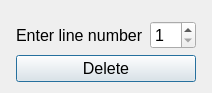
<?xml version="1.0" encoding="UTF-8"?>
<ui version="4.0">
 <class>DialogDel</class>
 <widget class="QDialog" name="DialogDel">
  <property name="geometry">
   <rect>
    <x>0</x>
    <y>0</y>
    <width>212</width>
    <height>93</height>
   </rect>
  </property>
  <property name="windowTitle">
   <string>Dialog</string>
  </property>
  <layout class="QGridLayout" name="gridLayout">
   <item row="1" column="1" colspan="2">
    <layout class="QHBoxLayout" name="horizontalLayout">
     <item>
      <widget class="QLabel" name="label_EnterLineNum">
       <property name="font">
        <font>
         <pointsize>12</pointsize>
        </font>
       </property>
       <property name="text">
        <string>Enter line number</string>
       </property>
      </widget>
     </item>
     <item>
      <widget class="QSpinBox" name="spinBox">
       <property name="font">
        <font>
         <pointsize>12</pointsize>
        </font>
       </property>
       <property name="minimum">
        <number>1</number>
       </property>
       <property name="value">
        <number>1</number>
       </property>
      </widget>
     </item>
    </layout>
   </item>
   <item row="1" column="0">
    <spacer name="horizontalSpacer">
     <property name="orientation">
      <enum>Qt::Horizontal</enum>
     </property>
     <property name="sizeHint" stdset="0">
      <size>
       <width>0</width>
       <height>20</height>
      </size>
     </property>
    </spacer>
   </item>
   <item row="1" column="3">
    <spacer name="horizontalSpacer_2">
     <property name="orientation">
      <enum>Qt::Horizontal</enum>
     </property>
     <property name="sizeHint" stdset="0">
      <size>
       <width>0</width>
       <height>20</height>
      </size>
     </property>
    </spacer>
   </item>
   <item row="0" column="2">
    <spacer name="verticalSpacer_2">
     <property name="orientation">
      <enum>Qt::Vertical</enum>
     </property>
     <property name="sizeHint" stdset="0">
      <size>
       <width>20</width>
       <height>150</height>
      </size>
     </property>
    </spacer>
   </item>
   <item row="2" column="1">
    <spacer name="verticalSpacer">
     <property name="orientation">
      <enum>Qt::Vertical</enum>
     </property>
     <property name="sizeHint" stdset="0">
      <size>
       <width>20</width>
       <height>0</height>
      </size>
     </property>
    </spacer>
   </item>
   <item row="3" column="1" colspan="2">
    <widget class="QPushButton" name="pushButtonDelete">
     <property name="font">
      <font>
       <pointsize>12</pointsize>
      </font>
     </property>
     <property name="text">
      <string>Delete</string>
     </property>
    </widget>
   </item>
  </layout>
 </widget>
 <resources/>
 <connections/>
</ui>
